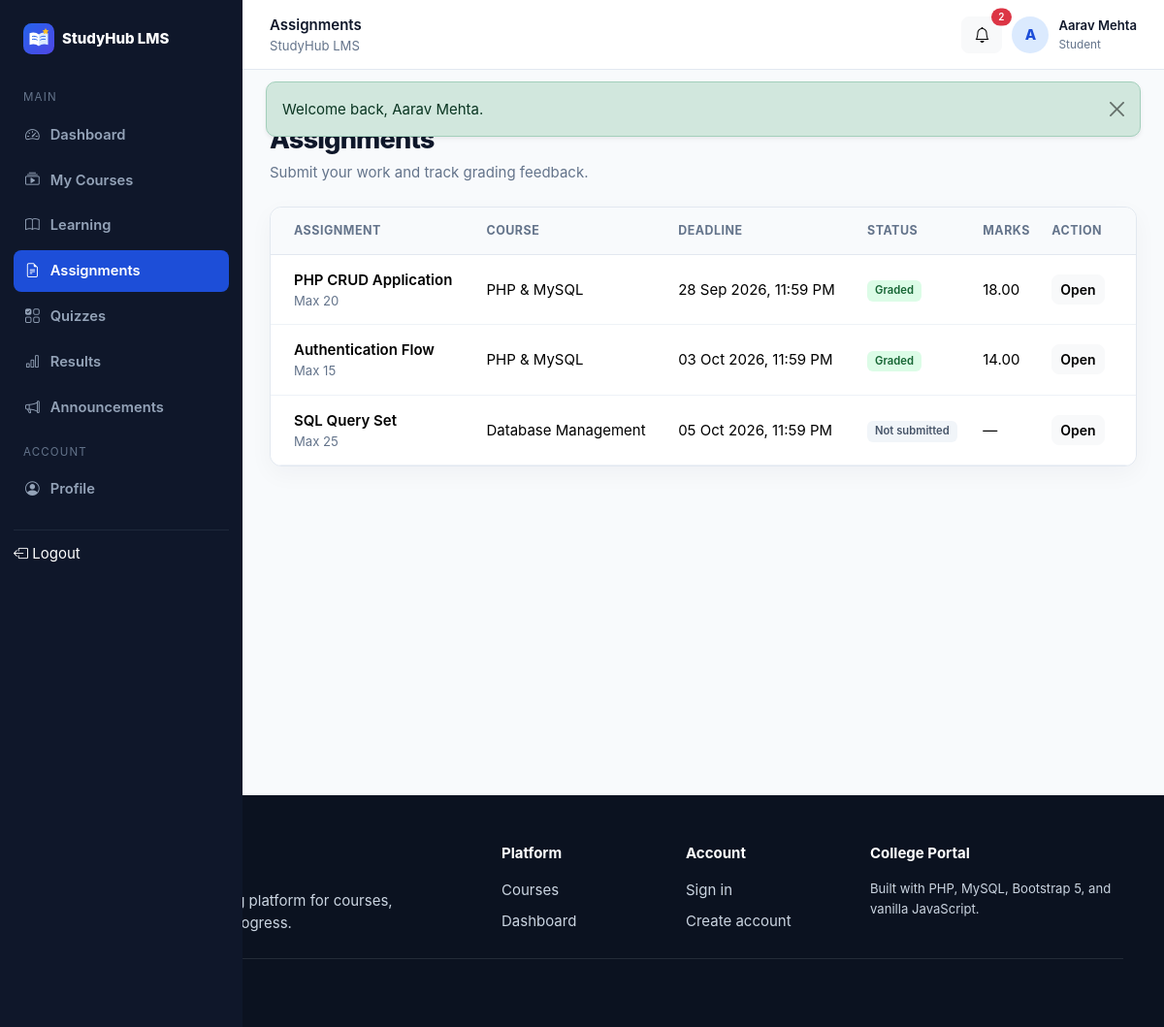
Screenshot of /student/assignments.php (signed in) with the database file from the repository.
### tables this page shows
CREATE TABLE users (
  id INT UNSIGNED AUTO_INCREMENT PRIMARY KEY,
    
  full_name VARCHAR(120) NOT NULL,
    
  email VARCHAR(190) NOT NULL UNIQUE,
    
  password_hash VARCHAR(255) NOT NULL,
    
  role ENUM('admin',
    'teacher',
    'student') NOT NULL DEFAULT 'student',
    
  status ENUM('active',
    'inactive',
    'pending') NOT NULL DEFAULT 'active',
    
  enrollment_no VARCHAR(50) NULL UNIQUE,
    
  department VARCHAR(120) NULL,
    
  semester TINYINT UNSIGNED NULL,
    
  phone VARCHAR(20) NULL,
    
  bio TEXT NULL,
    
  avatar VARCHAR(255) NULL,
    
  created_at TIMESTAMP DEFAULT CURRENT_TIMESTAMP,
    
  updated_at TIMESTAMP DEFAULT CURRENT_TIMESTAMP ON
UPDATE CURRENT_TIMESTAMP
);

CREATE TABLE assignments (
  id INT UNSIGNED AUTO_INCREMENT PRIMARY KEY,
    
  course_id INT UNSIGNED NOT NULL,
    
  title VARCHAR(180) NOT NULL,
    
  instructions TEXT NULL,
    
  max_marks INT DEFAULT 100,
    
  deadline DATETIME NULL,
    
  status ENUM('draft',
    'open',
    'closed') DEFAULT 'draft',
    
  created_at TIMESTAMP DEFAULT CURRENT_TIMESTAMP,
    
  CONSTRAINT fk_assignments_course FOREIGN KEY (course_id) REFERENCES courses(id) ON DELETE CASCADE
);

CREATE TABLE courses (
  id INT UNSIGNED AUTO_INCREMENT PRIMARY KEY,
    
  teacher_id INT UNSIGNED NOT NULL,
    
  category_id INT UNSIGNED NULL,
    
  title VARCHAR(180) NOT NULL,
    
  short_description VARCHAR(255) NULL,
    
  description TEXT NULL,
    
  thumbnail VARCHAR(255) NULL,
    
  level ENUM('Beginner',
    'Intermediate',
    'Advanced') DEFAULT 'Beginner',
    
  duration_hours DECIMAL(5,
    1) DEFAULT 0,
    
  status ENUM('draft',
    'published',
    'pending') DEFAULT 'draft',
    
  created_at TIMESTAMP DEFAULT CURRENT_TIMESTAMP,
    
  updated_at TIMESTAMP DEFAULT CURRENT_TIMESTAMP ON
UPDATE CURRENT_TIMESTAMP,
    
  CONSTRAINT fk_courses_teacher FOREIGN KEY (teacher_id) REFERENCES users(id) ON DELETE CASCADE,
    
  CONSTRAINT fk_courses_category FOREIGN KEY (category_id) REFERENCES categories(id) ON DELETE
SET NULL,
    
  INDEX idx_courses_status(status),
    INDEX idx_courses_teacher(teacher_id)
);

### student/assignments.php (the view, shortened to what this page needs)
<?php
$pageTitle='Assignments';
require_once __DIR__.'/../includes/auth.php';
require_role('student');
$id=(int)user()['id'];
$st=$pdo->prepare("SELECT a.*,c.title course_title,(SELECT s.status FROM submissions s WHERE s.assignment_id=a.id AND s.student_id=? LIMIT 1) submission_status,(SELECT s.marks FROM submissions s WHERE s.assignment_id=a.id AND s.student_id=? LIMIT 1) marks FROM assignments a JOIN courses c ON c.id=a.course_id JOIN enrollments e ON e.course_id=c.id AND e.student_id=? WHERE a.status<>'draft' ORDER BY a.deadline");
$st->execute([$id,$id,$id]);
$rows=$st->fetchAll();
require_once __DIR__.'/../includes/app_start.php';
?>
<div class="page-header">
<div>
<div class="section-kicker mb-2">Coursework</div>
<h1>Assignments</h1>
<p>Submit your work and track grading feedback.</p>
</div>
</div>
<div class="card p-0 overflow-hidden">
<div class="table-responsive border-0">
<table class="table">
<thead>
<tr>
<th class="ps-4">Assignment</th>
<th>Course</th>
<th>Deadline</th>
<th>Status</th>
<th>Marks</th>
<th class="pe-4">Action</th>
</tr>
</thead>
<tbody>
<?php
foreach($rows as $r):?><tr>
<td class="ps-4">
<div class="fw-semibold"><?=e($r['title'])?></div>
<div class="small text-muted">Max <?=e($r['max_marks'])?></div>
</td>
<td><?=e($r['course_title'])?></td>
<td><?=e($r['deadline']?date('d M Y, h:i A',strtotime($r['deadline'])):'—')?></td>
<td><?=badgeSoft($r['submission_status']?ucfirst($r['submission_status']):'Not submitted',$r['submission_status']==='graded'?'success':($r['submission_status']?'warning':'secondary'))?></td>
<td><?=e($r['marks']!==null?(string)$r['marks']:'—')?></td>
<td class="pe-4">
<a class="btn btn-sm btn-light" href="assignment-details.php?id=<?=$r['id']?>">Open</a>
</td>
</tr>
<?php
endforeach;
?></tbody>
</table>
</div>
?></div>
<?php
include __DIR__.'/../includes/app_end.php';
?>

### includes/topbar.php (shortened to what this page needs)
<?php
$unreadStmt = $pdo->prepare('SELECT COUNT(*) FROM notifications WHERE user_id=? AND is_read=0');
$unreadStmt->execute([(int)$me['id']]);
$unread = (int)$unreadStmt->fetchColumn();
?>
<header class="app-topbar">
  <div class="d-flex align-items-center gap-3">
<div>
<div class="fw-semibold d-none d-md-block"><?= e($pageTitle)?></div>
<div class="small text-muted d-none d-md-block">StudyHub LMS</div>
</div>
</div>
  <div class="topbar-user">
<a class="btn btn-light position-relative" title="Announcements" href="announcements.php">
<i class="bi bi-bell">
</i>
<?php
if($unread>0):?><span class="position-absolute top-0 start-100 translate-middle badge rounded-pill bg-danger" style="font-size:.62rem"><?= $unread?></span>
<?php
endif;
?></a>
<div class="avatar"><?= e(strtoupper(substr($userName,0,1)))?></div>
<div class="d-none d-sm-block">
<div class="fw-semibold small"><?= e($userName)?></div>
<div class="text-muted" style="font-size:.74rem;text-transform:capitalize"><?= e($role)?></div>
</div>
</div>
</header>

### includes/ui.php (shortened to what this page needs)
<?php
function badgeSoft($text,$tone='secondary'){
    return '<span class="badge badge-soft-'.e($tone).'">'.e($text).'</span>';
}

### assets/css/style.css (style rules this page uses)
:root { --primary:#2563eb; --primary-dark:#1d4ed8; --success:#16a34a; --warning:#d97706; --danger:#dc2626; --bg:#f8fafc; --surface:#fff; --border:#e2e8f0; --text:#0f172a; --muted:#64748b; --sidebar:#0f172a; --sidebar-muted:#94a3b8; --radius:12px; }
* { box-sizing:border-box }
html,body { height:100% }
body { font-family:Inter,ui-sans-serif,system-ui,-apple-system,"Segoe UI",Roboto,Arial,sans-serif; background:var(--bg); color:var(--text); font-size:15px; line-height:1.55 }
a { text-decoration:none }
.text-muted { color:var(--muted)!important }
.card { border:1px solid var(--border); border-radius:var(--radius); box-shadow:0 8px 24px rgba(15,23,42,.04) }
.btn { border-radius:8px; font-weight:600 }
.badge { font-weight:600; padding:.45em .7em }
.badge-soft-success { background:#dcfce7; color:#166534 }
.badge-soft-secondary { background:#f1f5f9; color:#475569 }
.section-kicker { font-size:.82rem; text-transform:uppercase; letter-spacing:.11em; color:var(--primary); font-weight:800 }
.app-topbar { height:72px; background:#fff; border-bottom:1px solid var(--border); display:flex; align-items:center; justify-content:space-between; padding:0 28px; position:sticky; top:0; z-index:1000 }
.topbar-user { display:flex; align-items:center; gap:10px }
.avatar { width:38px; height:38px; border-radius:50%; display:grid; place-items:center; background:#dbeafe; color:#1d4ed8; font-weight:800 }
.page-header { display:flex; justify-content:space-between; align-items:flex-start; gap:16px; margin-bottom:24px }
.page-header h1 { font-size:1.7rem; font-weight:800; letter-spacing:-.03em; margin:0 }
.page-header p { color:var(--muted); margin:5px 0 0 }
.table { margin:0 }
.table thead th { font-size:.78rem; text-transform:uppercase; letter-spacing:.04em; color:#64748b; background:#f8fafc; border-bottom-color:var(--border); white-space:nowrap }
.table td { vertical-align:middle; border-bottom-color:#eef2f7 }
.table-responsive { border:1px solid var(--border); border-radius:12px }
.table td,.table th { padding-top:14px; padding-bottom:14px }

### rows the page displays
users: full_name "A", full_name "Aarav Mehta"
assignments: title "PHP CRUD Application", max_marks "20", course.title "PHP & MySQL", deadline "28 Sep 2026, 11:59 PM", text "Graded", marks "18.00"
assignments: title "Authentication Flow", max_marks "15", course.title "PHP & MySQL", deadline "03 Oct 2026, 11:59 PM", text "Graded", marks "14.00"
assignments: title "SQL Query Set", max_marks "25", course.title "Database Management", deadline "05 Oct 2026, 11:59 PM", text "Not submitted", marks "—"

### other values shown
$f['message'] "Welcome back, Aarav Mehta."
$section "MAIN"
$label "Dashboard"
$label "My Courses"
$label "Learning"
$label "Assignments"
$label "Quizzes"
$label "Results"
$label "Announcements"
$section "ACCOUNT"
$label "Profile"
$pageTitle "Assignments"
$unread "2"
$role "Student"
